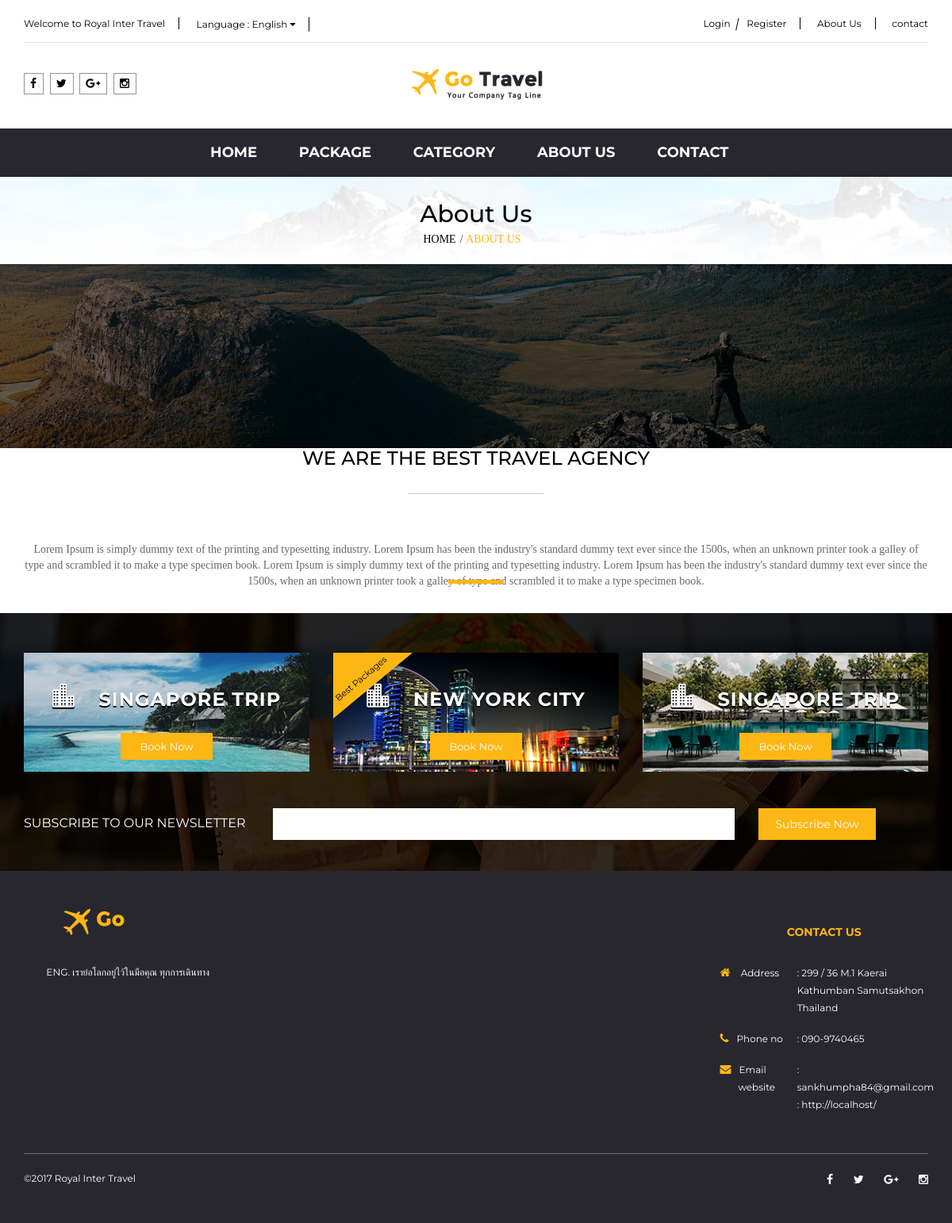
/index.php/main/about, run on the app's committed database.
### tables this page shows
CREATE TABLE `lang_static` (
  `id` int(11) NOT NULL,
  `name` varchar(100) NOT NULL,
  `data` mediumtext NOT NULL
);

CREATE TABLE `config` (
  `title` longtext NOT NULL,
  `description` longtext NOT NULL,
  `keywords` longtext NOT NULL,
  `footer` longtext NOT NULL,
  `logo` varchar(100) NOT NULL,
  `email` varchar(100) NOT NULL,
  `mobile` varchar(100) NOT NULL,
  `facebook` varchar(100) NOT NULL,
  `google` varchar(100) NOT NULL,
  `ig` varchar(100) DEFAULT NULL,
  `twitter` varchar(100) NOT NULL,
  `auto_verify` int(1) NOT NULL,
  `line` varchar(100) DEFAULT NULL,
  `latitude` double DEFAULT NULL,
  `longtitude` double DEFAULT NULL,
  `address` longtext,
  `slogan` longtext,
  `paypal_email` varchar(100) DEFAULT NULL,
  `about` longtext NOT NULL
);

CREATE TABLE `content` (
  `content_id` int(11) NOT NULL,
  `content_name` longtext NOT NULL,
  `content_short` longtext,
  `content_description` longtext,
  `create_date` datetime NOT NULL,
  `content_path` varchar(100) DEFAULT NULL,
  `content_type` enum('content','promotion') NOT NULL,
  `room_id` int(11) DEFAULT NULL,
  `link` varchar(100) DEFAULT NULL,
  `recommend` int(1) DEFAULT NULL
);

CREATE TABLE `rooms` (
  `room_id` int(11) NOT NULL,
  `category_id` int(11) NOT NULL,
  `room_no` varchar(100) DEFAULT NULL,
  `room_name` longtext NOT NULL,
  `room_short` longtext,
  `room_description` longtext,
  `room_price` float NOT NULL,
  `room_total` int(11) DEFAULT NULL,
  `room_status` enum('Y','N') NOT NULL,
  `room_image` varchar(100) DEFAULT NULL,
  `seo_title` longtext,
  `seo_keywords` longtext,
  `seo_description` longtext,
  `link` varchar(100) DEFAULT NULL,
  `star` double DEFAULT NULL,
  `country_id` int(3) NOT NULL,
  `deal` enum('hot','hotel') NOT NULL,
  `use_view` int(1) NOT NULL
);

### application/views/about.php (the view, shortened to what the rows shown need)
<div class="bread-crumb">
    <div class="container">
        <h2><?php echo line('about');?></h2>
        <ul class="list-inline">
            <li><a href="<?php echo site_url();?>"><?php echo line('home');?></a></li>
            <li><a href="<?php echo site_url('about');?>"><?php echo line('about');?></a></li>
        </ul>
    </div>
</div>
<div class="bg">
    <div class="container">
        <div class="row">
            <div class="col-sm-12">
                <div class="places">
                    <h1>we are the best travel agency</h1>
                    <hr>
                    <p><?php echo get_about();?></p>
                </div>
            </div>
        </div>
    </div>
</div>

### application/views/_header.php (shortened to what the rows shown need)
<!DOCTYPE html>
<html lang="en" dir="ltr">
<head>
<link href="bootstrap/css/bootstrap.css" rel="stylesheet">
<link href="css/ele-style.css" rel="stylesheet" type="text/css"/>
<link href="css/style.css" rel="stylesheet" type="text/css"/>
<link href="css/responsive.css" rel="stylesheet" type="text/css"/>
<link href="font-awesome/css/font-awesome.min.css" rel="stylesheet" type="text/css" />
<link href="js/owl-carousel/owl.carousel.css" rel="stylesheet" type="text/css" />
<link href="js/dist/css/bootstrap-select.css" rel="stylesheet" type="text/css" />
<link href="js/datetimepicker/bootstrap-datetimepicker.min.css" rel="stylesheet" type="text/css" />
</head>
<?php
$class = $this->uri->segment(1)=='about'?'about':'';
?>
<body class="<?php echo $class;?>">
    <div id="top">
        <div class="container">
            <div id="top-links" class="nav">
                <ul class="list-inline pull-left">
                    <li>
                        <a href="<?php echo site_url();?>"><?php echo line('welcome to');?> <?php echo title();?></a>
                    </li>
                </ul>
                <ul class="list-inline pull-right button">
                    <li><a href="<?php echo site_url('login');?>"><?php echo line('login');?></a>
                        <a href="<?php echo site_url('register');?>"><?php echo line('register');?></a>
                    </li>
                    <li><a href="<?php echo site_url('about');?>"><?php echo line('about');?></a></li>
                    <li><a href="<?php echo site_url('contact');?>"><?php echo line('contact');?></a></li>
                </ul>
            </div>
        </div>
    </div>
    <header>
        <div class="container">
            <div class="row">
                <div class="col-sm-4 col-md-4 col-xs-12">
                    <div id="logo">
                        <a href="<?php echo site_url();?>"><img class="img-responsive" src="<?php echo site_url('public/upload/'.get_logo());?>" alt="logo" title="logo" /></a>
                    </div>
                </div>
            </div>
        </div>
    </header>
<?php $this->load->view('_menu');?>

### application/views/_menu.php (shortened to what the rows shown need)
<div id="menu">
    <div class="container">
        <div class="row">
            <div class="col-sm-12 col-md-12 col-xs-12">
                <nav class="navbar">
                    <div class="collapse navbar-collapse navbar-ex1-collapse padd0">
                        <ul class="nav navbar-nav">
                            <li class=""><a href="<?php echo site_url('');?>"><?php echo line('home');?></a>
                            </li>
                            <li><a href="<?php echo site_url('package');?>"><?php echo line('package');?></a>
                            </li>
                            <li><a href="<?php echo site_url('category');?>" ><?php echo line('category');?></a>
                            </li>
                            <li><a href="<?php echo site_url('about');?>"><?php echo line('about');?></a></li>
                            <li><a href="<?php echo site_url('contact');?>"><?php echo line('contact');?></a></li>
                        </ul>
                    </div>
                </nav>
            </div>
        </div>
    </div>
</div>

### application/views/_footer.php (shortened to what the rows shown need)
<div class="news">
    <div class="newsinner">
    <div class="container">
        <div class="row">
            <?php
            $bannerContent  = getPromotionBanner();
            if (count($bannerContent)>0):?>
            <?php foreach($bannerContent as $bc):
            $lang = lang();
            $bcname = unserialize($bc->room_name);
            ?>
            <div class="col-sm-4 col-xs-12">
                <div class="product-thumb">
                    <div class="image">
                        <a href="<?php echo site_url('tour/id/'.$bc->room_id);?>">
                            <img src="<?=base_url();?>public/upload/content/<?=$bc->content_path;?>" class="img-responsive"/>
                        </a>
                        <?php if ($bc->recommend==1):?>
                            <div class="off">
                                <span><?php echo line('Best Packages');?></span>
                            </div>
                        <?php endif;?>
                        <div class="matter">
                            <p class="des"><span class="icon_building_alt"></span> <?php echo $bcname[$lang];?></p>
                            <button type="button" onclick="top.location.href='<?php echo site_url('tour/id/'.$bc->room_id);?>'"> <?php echo line('book now');?></button>
                        </div>
                    </div>
                </div>
            </div>
            <?php endforeach;
            endif;?>
            <div class="col-sm-12">
                <form class="subscribe">
                    <div class="form-group">
                        <div class="input-group">
                            <label><?php echo line('subscribe');?></label>
                            <input placeholder="" name="subscribe_email" value="" type="text">
                            <button class="btn btn-default btn-lg" type="submit"><?php echo line('Subscribe Now');?></button>
                        </div>
                    </div>
                </form>
            </div>
        </div>
    </div>
    </div>
</div>
<footer>
    <div class="container">
        <div class="row padd-b">
            <div class="col-sm-3">
                <img class="img-responsive" src="<?php echo site_url('public/upload/'.get_logo());?>" alt="logo" title="logo" />
                <p class="des"><?php echo get_slogan();?></p>
            </div>
            <div class="col-sm-offset-6 col-sm-3 contact">
                <ul class="list-inline">
                    <li>
                        <div class="inner"><i class="fa fa-home" aria-hidden="true"></i> <?php echo line('address');?></div>
                        <div class="in"><a href="#"> : <?php echo get_address();?></a></div>
                    </li>
                    <li>
                        <div class="in"><a href="tel:<?php echo get_mobile();?>"> : <?php echo get_mobile();?></a></div>
                    </li>
                    <li>
                        <div class="in"><a href="mailto:<?php echo get_email();?>"> : <?php echo get_email();?></a></div>
                        <br>
                    </li>
                </ul>
            </div>
        </div>
        <div class="row">
            <div class="col-sm-12">
                <div class="powered">
                    <div class="col-sm-6 padd0">
                        <p><?php echo get_footer();?></p>
                    </div>
                </div>
            </div>
        </div>
    </div>
</footer>
</body>
</html>

### data on the page
lang_static: data "Welcome to"
config: title "Royal Inter Travel", logo (picture), about "Lorem Ipsum is simply dummy text of the printing and typesetting industry. Lorem Ipsum has been the industry's standard dummy text ever since the 1500s, when an unknown printer took a galley of type and scrambled it to make a type specimen book. Lorem Ipsum is simply dummy text of the printing and typesetting industry. Lorem Ipsum has been the industry's standard dummy text ever since the 1500s, when an unknown printer took a galley of type and scrambled it to make a type specimen book.", slogan "ENG. เราย่อโลกอยู่ไว้ในมือคุณ ทุกการเดินทาง", address "299 / 36 M.1 Kaerai Kathumban Samutsakhon Thailand", mobile "090-9740465", email "sankhumpha84@gmail.com", footer "©2017 Royal Inter Travel"
lang_static: data "Login"
lang_static: data "Register"
lang_static: data "About Us", data "ABOUT US"
lang_static: data "contact", data "CONTACT"
lang_static: data "HOME"
lang_static: data "PACKAGE"
lang_static: data "CATEGORY"
content: content_path (picture), room.room_name "SINGAPORE TRIP", lang_static.data "Book Now"
content: content_path (picture), lang_static.data "Best Packages", room.room_name "NEW YORK CITY", lang_static.data "Book Now"
content: content_path (picture), room.room_name "SINGAPORE TRIP", lang_static.data "Book Now"
lang_static: data "SUBSCRIBE TO OUR NEWSLETTER"
lang_static: data "Subscribe Now"
lang_static: data "Address"

### other printed values
line('Phone no') "Phone no"
site_url() "http://localhost/"
